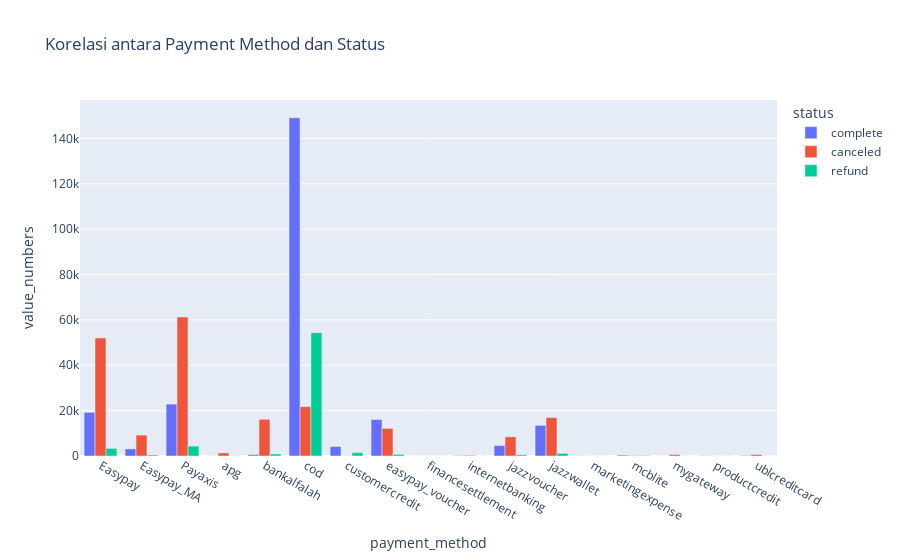

Notebook source saved alongside this figure:
### Code cell
plt.figure(figsize=(20,5))
df_ct2_melted = pd.melt(df_ct2, id_vars=['payment_method'], value_vars=['complete','canceled','refund'], var_name='status',value_name='value_numbers')

fig = px.bar(
    df_ct2_melted,
    x='payment_method',
    y='value_numbers', 
    color='status',
    barmode='group',
    title='Korelasi antara Payment Method dan Status')

fig.show()

### Figure 1 — Plotly figure (JSON) as saved in the notebook; plotly's stock layout.template omitted (floating-point values rounded to 4 significant figures)
{"data": [{"alignmentgroup": "True", "hovertemplate": "status=complete<br>payment_method=%{x}<br>value_numbers=%{y}<extra></extra>", "legendgroup": "complete", "marker": {"color": "#636efa", "pattern": {"shape": ""}}, "name": "complete", "offsetgroup": "complete", "orientation": "v", "showlegend": true, "textposition": "auto", "type": "bar", "x": ["Easypay", "Easypay_MA", "Payaxis", "apg", "bankalfalah", "cod", "customercredit", "easypay_voucher", "financesettlement", "internetbanking", "jazzvoucher", "jazzwallet", "marketingexpense", "mcblite", "mygateway", "productcredit", "ublcreditcard"], "xaxis": "x", "y": [19230, 3116, 22880, 27, 592, 149091, 4175, 16068, 9, 160, 4621, 13508, 42, 394, 14, 85, 186], "yaxis": "y"}, {"alignmentgroup": "True", "hovertemplate": "status=canceled<br>payment_method=%{x}<br>value_numbers=%{y}<extra></extra>", "legendgroup": "canceled", "marker": {"color": "#EF553B", "pattern": {"shape": ""}}, "name": "canceled", "offsetgroup": "canceled", "orientation": "v", "showlegend": true, "textposition": "auto", "type": "bar", "x": ["Easypay", "Easypay_MA", "Payaxis", "apg", "bankalfalah", "cod", "customercredit", "easypay_voucher", "financesettlement", "internetbanking", "jazzvoucher", "jazzwallet", "marketingexpense", "mcblite", "mygateway", "productcredit", "ublcreditcard"], "xaxis": "x", "y": [52036, 9209, 61267, 1361, 16184, 21758, 47, 12189, 1, 286, 8472, 16933, 0, 179, 652, 10, 660], "yaxis": "y"}, {"alignmentgroup": "True", "hovertemplate": "status=refund<br>payment_method=%{x}<br>value_numbers=%{y}<extra></extra>", "legendgroup": "refund", "marker": {"color": "#00cc96", "pattern": {"shape": ""}}, "name": "refund", "offsetgroup": "refund", "orientation": "v", "showlegend": true, "textposition": "auto", "type": "bar", "x": ["Easypay", "Easypay_MA", "Payaxis", "apg", "bankalfalah", "cod", "customercredit", "easypay_voucher", "financesettlement", "internetbanking", "jazzvoucher", "jazzwallet", "marketingexpense", "mcblite", "mygateway", "productcredit", "ublcreditcard"], "xaxis": "x", "y": [3351, 459, 4366, 45, 860, 54382, 1492, 721, 5, 26, 529, 1127, 1, 148, 3, 30, 29], "yaxis": "y"}], "layout": {"barmode": "group", "legend": {"title": {"text": "status"}, "tracegroupgap": 0}, "title": {"text": "Korelasi antara Payment Method dan Status"}, "xaxis": {"anchor": "y", "domain": [0, 1], "title": {"text": "payment_method"}}, "yaxis": {"anchor": "x", "domain": [0, 1], "title": {"text": "value_numbers"}}}}
